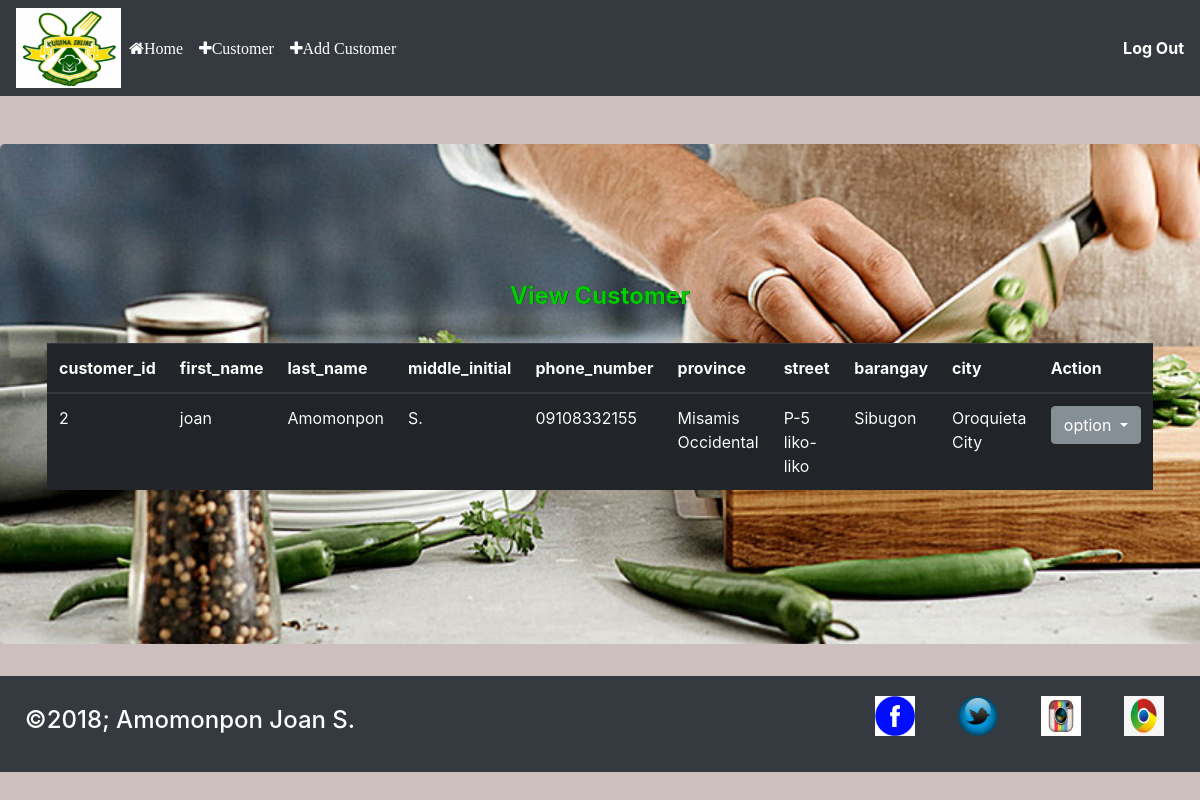
Page /customerview.php on the earlier database version.
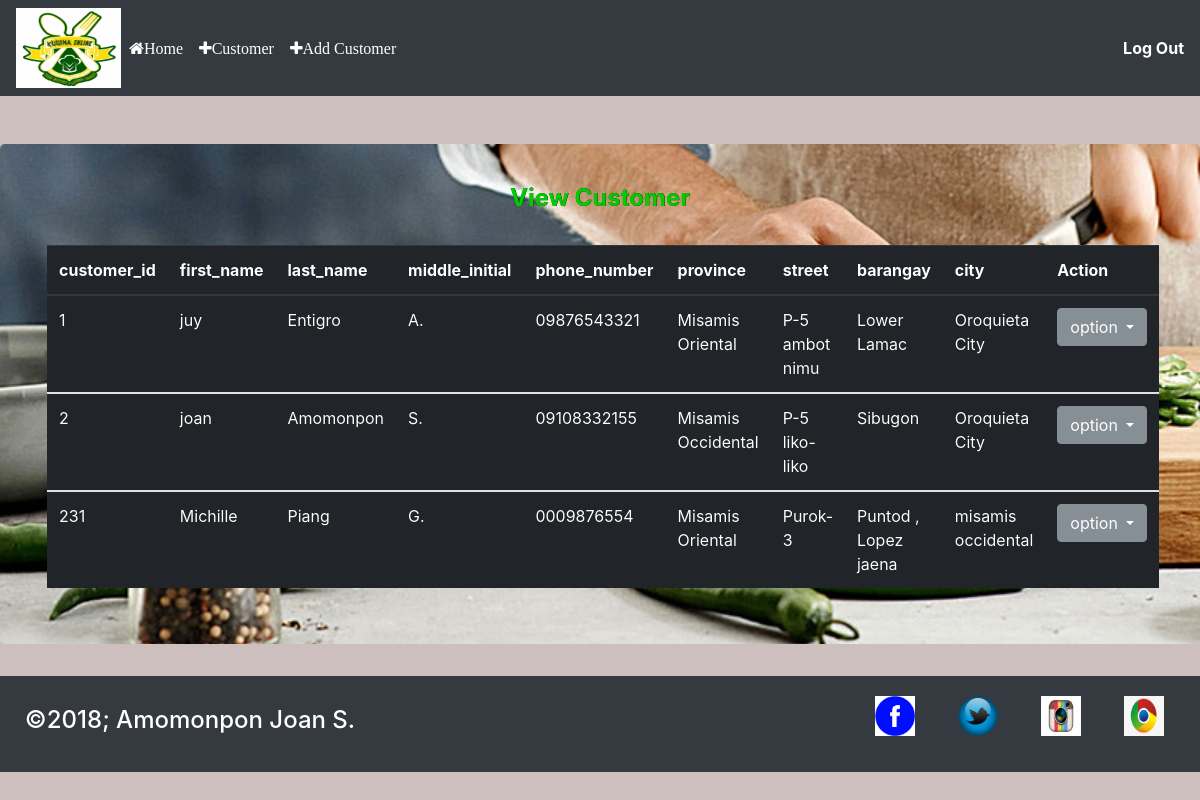
Same page on the later database version.
### tables this page shows
CREATE TABLE `customer` (
  `customer_id` int(50) NOT NULL,
  `first_name` varchar(50) NOT NULL,
  `last_name` varchar(50) NOT NULL,
  `middle_initial` varchar(2) NOT NULL,
  `pnumber` varchar(50) NOT NULL,
  `province` varchar(50) NOT NULL,
  `street` varchar(50) NOT NULL,
  `barangay` varchar(50) NOT NULL,
  `city` varchar(50) NOT NULL
);

### customerview.php (the view, shortened to what this page needs)
<?php
	if(isset($_POST['btn_search']))
	{
    $search = $_POST['search'];
		$query = "SELECT * FROM `onlinekusina` WHERE CONCAT(`customer_id`, `first_name`, `lastname`, `middle_initial`, `pnumber`, `province`, `street`, `barangay`, `city`) LIKE '%".$search."%'";
		$search_result = filterTable($query);
	}
	else {
		$query = "SELECT * FROM `customer`";
		$search_result = filterTable($query);
	}
	function filterTable($query)
	{
		$connect = mysqli_connect("localhost", "root", "", "onlinekusina");
		$filter_Result = mysqli_query($connect, $query);
		return $filter_Result;
	}
?>
<!DOCTYPE html>
<html>
<head>
	<link rel="stylesheet" href="bootstrap/css/bootstrap.min.css">
	<link rel="stylesheet" type="text/css" href="main.css">
  <link rel ="stylesheet" href = "font-awesome-4.7.0/font-awesome-4.7.0/css/font-awesome.min.css">
</head>
<body>
		<nav class="navbar navbar-expand-lg navbar-dark bg-dark justify-content-between">
  <img style="width: 9%;height: 80px;"  src="images/logo.jpg" />
   <div class="collapse navbar-collapse" id="navbarTogglerDemo02">
    <ul class="navbar-nav mr-auto">
      <li class="nav-item active">
        <a class="nav-link fa fa-home" href="index.php">Home <span class="sr-only">(current)</span></a>
      </li>
	  <li class="nav-item active">
        <a class="nav-link fa fa-plus" href="customerview.php">Customer <span class="sr-only">(current)</span></a>
      </li>
	  <li class="nav-item active">
        <a class="nav-link fa fa-plus" href="addcustomer.php">Add Customer <span class="sr-only">(current)</span></a>
      </li>
    </ul>
			<form class="form-inline">
					<div class="desc"><b id="logout"><a href="logout.php">Log Out</a></b></div>
			</form>
  </div>
</nav>
<br><br>
  <section class="jumbotron">
    <div class="container">
      <center>
				<font color="success"><h4><b> View Customer</b></h4></font>
				<br>
	<table class="table table-dark">
		<thead>
			<tr>
				<th>customer_id</th>
				<th>first_name</th>
				<th>last_name</th>
				<th>middle_initial</th>
				<th>phone_number</th>
				<th>province</th>
				<th>street</th>
				<th>barangay</th>
				<th>city</th>
				<th>Action</th>
			</tr>
		</thead>
					<?php while($row = mysqli_fetch_array($search_result)):?>
<tbody>
	<tr>
			<td><?php echo $row['customer_id'];?></td>
			<td><?php echo $row['first_name'];?></td>
			<td><?php echo $row['last_name'];?></td>
			<td><?php echo $row['middle_initial'];?></td>
			<td><?php echo $row['pnumber'];?></td>
			<td><?php echo $row['province'];?></td>
			<td><?php echo $row['street'];?></td>
			<td><?php echo $row['barangay'];?></td>
			<td><?php echo $row['city'];?></td>
	  <td>
				<div class="btn-group" role="group">
					<button id="btnGroupDrop1" type="button" class="btn btn-secondary dropdown-toggle" data-toggle="dropdown" aria-haspopup="true" aria-expanded="false">
					option
					</button>
			</div>
	  </td>
	</tr>
</tbody>
	<?php endwhile;?>
	</table>
</center>
    </div>
</section>
  <footer >
	<div class="row">
       <h4 class="col-sm-4"> &copy2018; Amomonpon Joan S.</h4>
    <ul class="col-sm-8">
      <ul class="col-sm-8">
		  <li class="col-sm-2"><img src="Images/img6.png"></li>
		 <li class="col-sm-2"><img src="Images/img9.png"></li>
 		<li class="col-sm-2"> <img src="Images/img2.jpg"></li>
 		<li class="col-sm-2"> <img src="Images/img5.jpg"></li>
		</ul>
    </ul>
  </div>
</footer>
</body>
</html>

### main.css (style rules this page uses)
body { height: 100%; margin: 0; text-align: center; width: 100%; background-color:#cebfbf !important; }
header .row, footer .row { display: flex; align-items: center; }
.jumbotron { display: flex; align-items: center; background-image: url('./Images/t2.jpg'); background-size: cover; color: #ffffff; height: 500px; text-shadow: 0.25px 0.25px 0.25px #000000; }
a { color: white; }
footer { font-size: 14px; padding: 20px 0; background-color: #343a40; color: #ffffff; }
footer .col-sm-8 { display: flex; justify-content: flex-end; }
footer ul { list-style: none; }
footer li img { width: 40px; height: 40px; }

Differences in the rows shown:
added customer: customer_id "1", first_name "juy", last_name "Entigro", middle_initial "A.", pnumber "09876543321", province "Misamis Oriental", street "P-5 ambot nimu", barangay "Lower Lamac", city "Oroquieta City"
added customer: customer_id "231", first_name "Michille", last_name "Piang", middle_initial "G.", pnumber "0009876554", province "Misamis Oriental", street "Purok-3", barangay "Puntod , Lopez jaena", city "misamis occidental"
